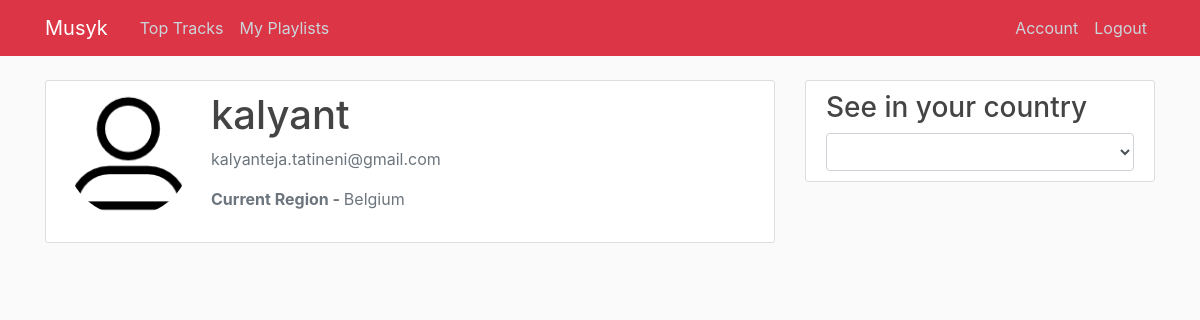
Page /account (signed in) on the committed database.
### musyk/models.py (models this page shows, shortened)
class User(db.Model, UserMixin):
    id = db.Column(db.Integer, primary_key=True)
    username = db.Column(db.String(20), unique=True, nullable=False)
    email = db.Column(db.String(120), unique=True, nullable=False)
    image_file = db.Column(db.String(20), nullable=False, default='default.jpg')
    password = db.Column(db.String(60), nullable=False)
    country = db.Column(db.Text, nullable=False, default='Worldwide')
    tracks = db.relationship('Track', backref='listener', lazy=True)

### musyk/routes.py (the view)
@app.route("/account")
@login_required
def account():
    return render_template('account.html', title='Account', countries=allcountries)

### musyk/models.py (called while the page is built)
@login_manager.user_loader
def load_user(user_id):
    return User.query.get(int(user_id))

### musyk/templates/account.html
{% extends "layout.html" %}
{% block content %}
    <div class="content-section">
        <div class="media">
            <img class="rounded-circle account-img" src="{{ url_for('static', filename='default-user.png') }}">
            <div class="media-body">
            <h5 class="account-heading">{{ current_user.username }}</h5>
            <p class="text-secondary">{{ current_user.email }}</p>
            <p class="text-secondary"><strong>Current Region - </strong> {{ current_user.country }}</p>
            </div>
        </div>
    </div>
{% endblock content %}

### musyk/static/main.css (style rules this page uses)
body { background: #fafafa; color: #333333; margin-top: 5rem; }
h1, h2, h3, h4, h5, h6 { color: #444444; }
.content-section { background: #ffffff; padding: 10px 20px; border: 1px solid #dddddd; border-radius: 3px; margin-bottom: 20px; }
.account-img { height: 125px; width: 125px; margin-right: 20px; margin-bottom: 16px; }
.account-heading { font-size: 2.5rem; }

### rows in the picture
User: username "kalyant", email "kalyanteja.tatineni@gmail.com", country "Belgium"
